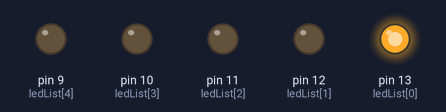
This sketch was run on a simulated Arduino Uno, built with avr-gcc and run on an emulated ATmega328P. Parts: output pins drawn as LEDs (lit = HIGH). What the sketch prints to the serial monitor is not drawn.

Above: at 0.5 s.
At 2.5 s:
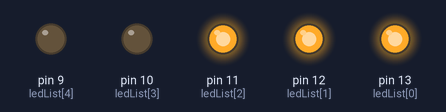
At 4.5 s:
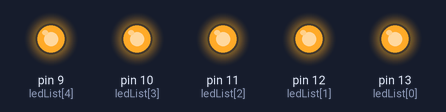
At 5.5 s:
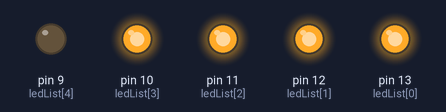
At 9.5 s:
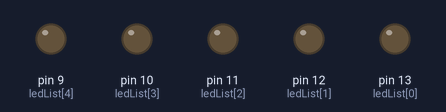
At 11.5 s:
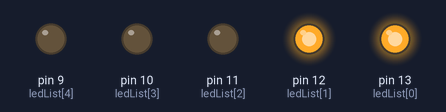
Timing chart, 0 to 13.0 s (numbered marks = the images above):
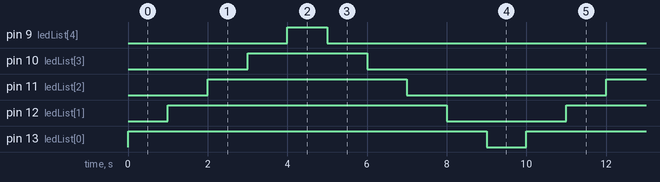

The sketch:

firstLedUpdate.ino
```cpp
int ledList[] = {13,12,11,10,9};
void setup() {
    Serial.begin(9600);
  for(int i=0;i<=4;i++) {
    pinMode(ledList[i],OUTPUT);
  }
}
void loop() {
  for(int i=0;i<=4;i++) {
    Serial.print("배열 사이즈는 : ");
    Serial.println(sizeof(ledList) / sizeof(ledList[0]));
    digitalWrite(ledList[i],HIGH);
    delay(1000);
  }

  for(int i=4;i>=0;i--) {
    Serial.print("배열 사이즈는 : ");
    Serial.println(sizeof(ledList) / sizeof(ledList[0]));
    digitalWrite(ledList[i],LOW);
    delay(1000);
  }

}
```

Measured:
- by itself, pin 9 (ledList[4]): alternates HIGH for 1.0 s and LOW for 9.0 s
- by itself, pin 10 (ledList[3]): alternates HIGH for 3.0 s and LOW for 7.0 s
- by itself, pin 11 (ledList[2]): alternates HIGH for 5.0 s and LOW for 5.0 s
- by itself, pin 12 (ledList[1]): alternates HIGH for 7.0 s and LOW for 3.0 s
- by itself, pin 13 (ledList[0]): alternates HIGH for 9.0 s and LOW for 1.0 s
